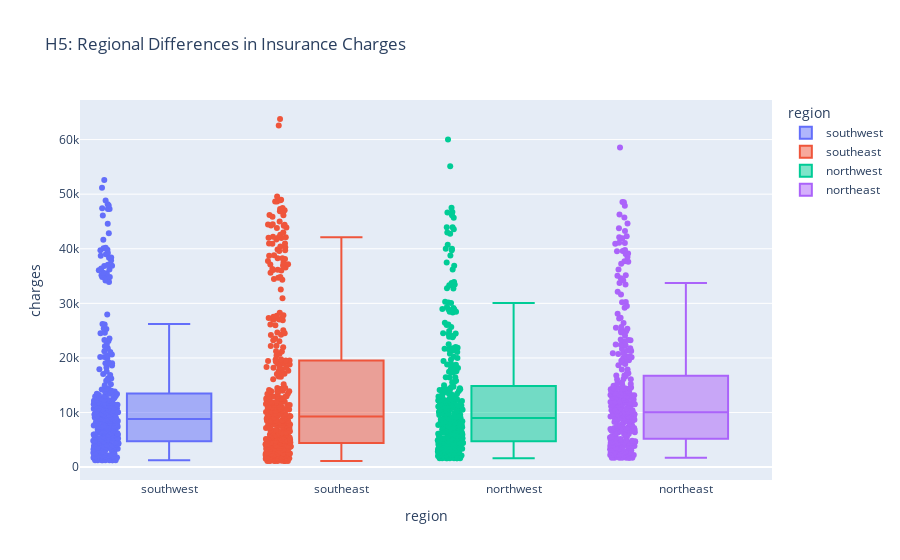

The code cell stored with this chart in its notebook:
### Markdown cell above
## Region vs Charges

### Code cell
fig = px.box(
    df,
    x='region',
    y='charges',
    color='region',
    title="H5: Regional Differences in Insurance Charges",
    points='all'
)
fig.write_html(figure_path / "charges_by_region.html")
fig.write_image(figure_path / "charges_by_region.png")
fig.show()

### Figure 1 — Plotly figure (JSON) as saved in the notebook; plotly's stock layout.template omitted (floating-point values rounded to 4 significant figures; data arrays with more than 128 entries replaced by an {"elided": "..."} marker saying what was removed)
{"data": [{"alignmentgroup": "True", "boxpoints": "all", "hovertemplate": "region=%{x}<br>charges=%{y}<extra></extra>", "legendgroup": "southwest", "marker": {"color": "#636efa"}, "name": "southwest", "notched": false, "offsetgroup": "southwest", "orientation": "v", "showlegend": true, "type": "box", "x": {"elided": "325 str values"}, "x0": " ", "xaxis": "x", "y": {"elided": "325 float values"}, "y0": " ", "yaxis": "y"}, {"alignmentgroup": "True", "boxpoints": "all", "hovertemplate": "region=%{x}<br>charges=%{y}<extra></extra>", "legendgroup": "southeast", "marker": {"color": "#EF553B"}, "name": "southeast", "notched": false, "offsetgroup": "southeast", "orientation": "v", "showlegend": true, "type": "box", "x": {"elided": "364 str values"}, "x0": " ", "xaxis": "x", "y": {"elided": "364 float values"}, "y0": " ", "yaxis": "y"}, {"alignmentgroup": "True", "boxpoints": "all", "hovertemplate": "region=%{x}<br>charges=%{y}<extra></extra>", "legendgroup": "northwest", "marker": {"color": "#00cc96"}, "name": "northwest", "notched": false, "offsetgroup": "northwest", "orientation": "v", "showlegend": true, "type": "box", "x": {"elided": "324 str values"}, "x0": " ", "xaxis": "x", "y": {"elided": "324 float values"}, "y0": " ", "yaxis": "y"}, {"alignmentgroup": "True", "boxpoints": "all", "hovertemplate": "region=%{x}<br>charges=%{y}<extra></extra>", "legendgroup": "northeast", "marker": {"color": "#ab63fa"}, "name": "northeast", "notched": false, "offsetgroup": "northeast", "orientation": "v", "showlegend": true, "type": "box", "x": {"elided": "324 str values"}, "x0": " ", "xaxis": "x", "y": {"elided": "324 float values"}, "y0": " ", "yaxis": "y"}], "layout": {"boxmode": "overlay", "legend": {"title": {"text": "region"}, "tracegroupgap": 0}, "title": {"text": "H5: Regional Differences in Insurance Charges"}, "xaxis": {"anchor": "y", "categoryarray": ["southwest", "southeast", "northwest", "northeast"], "categoryorder": "array", "domain": [0, 1], "title": {"text": "region"}}, "yaxis": {"anchor": "x", "domain": [0, 1], "title": {"text": "charges"}}}}
